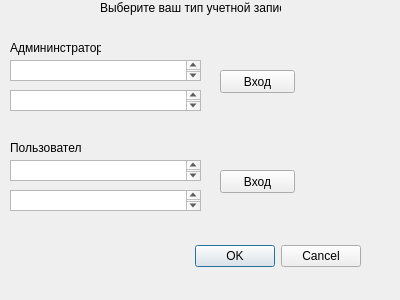
<?xml version="1.0" encoding="UTF-8"?>
<ui version="4.0">
 <class>DialogAuthorization</class>
 <widget class="QDialog" name="DialogAuthorization">
  <property name="geometry">
   <rect>
    <x>0</x>
    <y>0</y>
    <width>400</width>
    <height>300</height>
   </rect>
  </property>
  <property name="windowTitle">
   <string>Authorization</string>
  </property>
  <widget class="QDialogButtonBox" name="buttonBox">
   <property name="geometry">
    <rect>
     <x>20</x>
     <y>240</y>
     <width>341</width>
     <height>32</height>
    </rect>
   </property>
   <property name="orientation">
    <enum>Qt::Horizontal</enum>
   </property>
   <property name="standardButtons">
    <set>QDialogButtonBox::Cancel|QDialogButtonBox::Ok</set>
   </property>
  </widget>
  <widget class="QPlainTextEdit" name="plainTextEdit">
   <property name="geometry">
    <rect>
     <x>10</x>
     <y>60</y>
     <width>191</width>
     <height>21</height>
    </rect>
   </property>
  </widget>
  <widget class="QLabel" name="label">
   <property name="geometry">
    <rect>
     <x>100</x>
     <y>0</y>
     <width>181</width>
     <height>16</height>
    </rect>
   </property>
   <property name="text">
    <string>Выберите ваш тип учетной записи</string>
   </property>
  </widget>
  <widget class="QPlainTextEdit" name="plainTextEdit_2">
   <property name="geometry">
    <rect>
     <x>10</x>
     <y>90</y>
     <width>191</width>
     <height>21</height>
    </rect>
   </property>
  </widget>
  <widget class="QPlainTextEdit" name="plainTextEdit_3">
   <property name="geometry">
    <rect>
     <x>10</x>
     <y>160</y>
     <width>191</width>
     <height>21</height>
    </rect>
   </property>
  </widget>
  <widget class="QPlainTextEdit" name="plainTextEdit_4">
   <property name="geometry">
    <rect>
     <x>10</x>
     <y>190</y>
     <width>191</width>
     <height>21</height>
    </rect>
   </property>
  </widget>
  <widget class="QLabel" name="label_2">
   <property name="geometry">
    <rect>
     <x>10</x>
     <y>40</y>
     <width>91</width>
     <height>16</height>
    </rect>
   </property>
   <property name="text">
    <string>Админинстратор</string>
   </property>
  </widget>
  <widget class="QLabel" name="label_3">
   <property name="geometry">
    <rect>
     <x>10</x>
     <y>140</y>
     <width>71</width>
     <height>16</height>
    </rect>
   </property>
   <property name="text">
    <string>Пользователь</string>
   </property>
  </widget>
  <widget class="QPushButton" name="pushButton">
   <property name="geometry">
    <rect>
     <x>220</x>
     <y>70</y>
     <width>75</width>
     <height>23</height>
    </rect>
   </property>
   <property name="text">
    <string>Вход</string>
   </property>
  </widget>
  <widget class="QPushButton" name="pushButton_2">
   <property name="geometry">
    <rect>
     <x>220</x>
     <y>170</y>
     <width>75</width>
     <height>23</height>
    </rect>
   </property>
   <property name="text">
    <string>Вход</string>
   </property>
  </widget>
 </widget>
 <resources/>
 <connections>
  <connection>
   <sender>buttonBox</sender>
   <signal>accepted()</signal>
   <receiver>DialogAuthorization</receiver>
   <slot>accept()</slot>
   <hints>
    <hint type="sourcelabel">
     <x>248</x>
     <y>254</y>
    </hint>
    <hint type="destinationlabel">
     <x>157</x>
     <y>274</y>
    </hint>
   </hints>
  </connection>
  <connection>
   <sender>buttonBox</sender>
   <signal>rejected()</signal>
   <receiver>DialogAuthorization</receiver>
   <slot>reject()</slot>
   <hints>
    <hint type="sourcelabel">
     <x>316</x>
     <y>260</y>
    </hint>
    <hint type="destinationlabel">
     <x>286</x>
     <y>274</y>
    </hint>
   </hints>
  </connection>
 </connections>
</ui>
